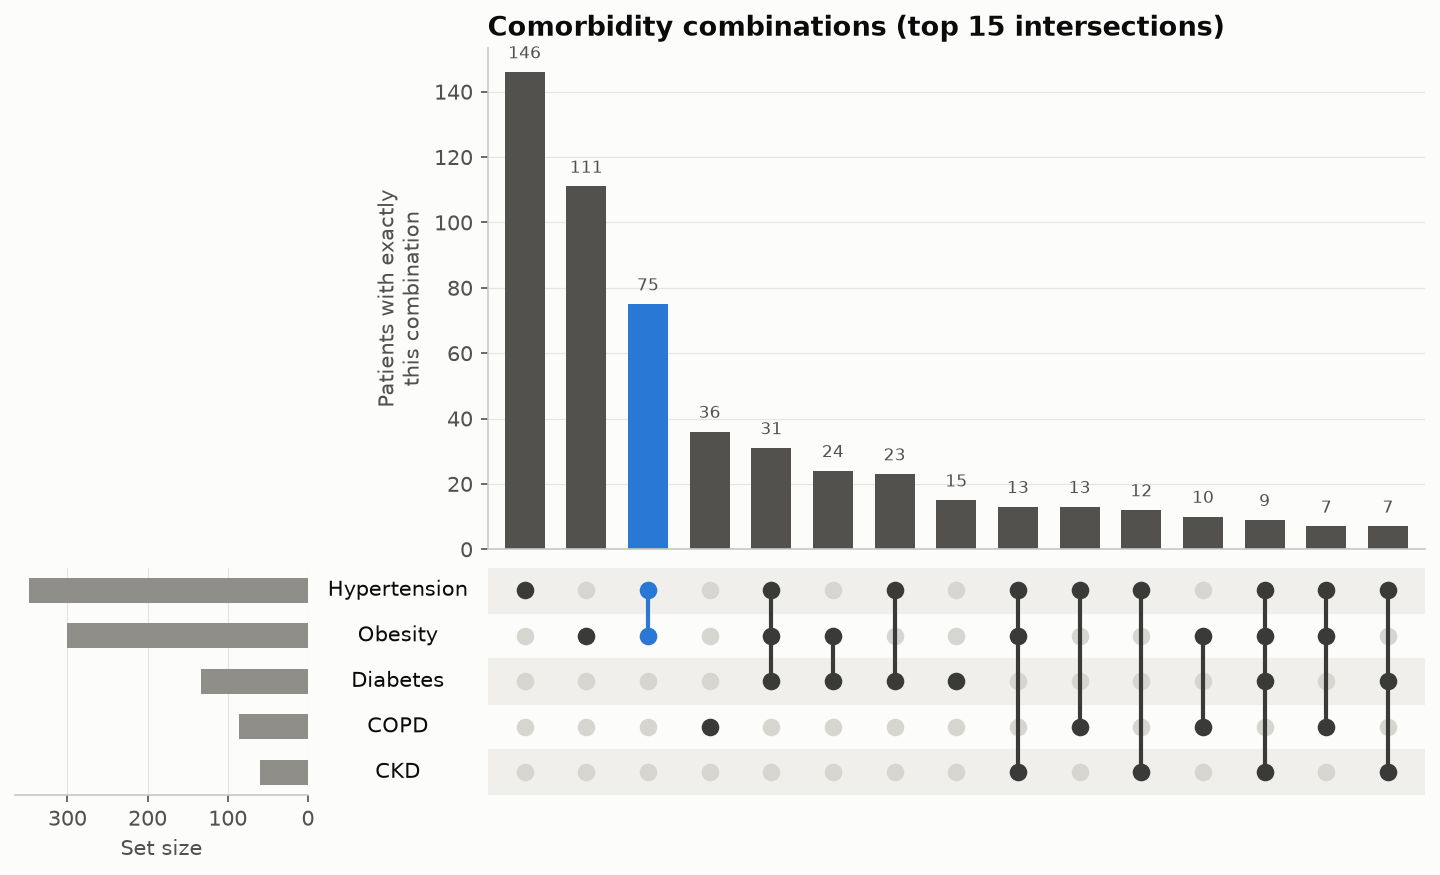

Source code (Python):
"""
UpSet Plot  -  family: Scientific & clinical

DESIGN PURPOSE
Shows how several sets overlap. A matrix of dots marks which sets make up each
intersection, and a bar above each column gives its size. It scales to many
sets where Venn and Euler diagrams become unreadable.

WHEN TO USE
  - Show the overlap of more than three sets (comorbidities, gene lists,
    mutation co-occurrence, survey multi-select answers)
  - Rank intersections by size to find the most common combinations
  - Compare exact intersection counts rather than reading shapes

AVOID WHEN
  - There are only two or three sets and the audience expects a Venn diagram
  - The number of non-empty intersections is huge (keep the top 15–25 and say
    so)

ALTERNATIVES
  - Venn diagram (2–3 sets)
  - Co-occurrence heatmap (pairwise overlaps only)

EXAMPLE
Comorbidity patterns among 1,000 synthetic patients across five conditions
(hypertension, diabetes, obesity, chronic kidney disease, COPD).

Run:  python upset_plot.py
"""
import sys
from pathlib import Path

import numpy as np
import pandas as pd
import matplotlib.pyplot as plt

# Library style: categorical colors in fixed order, recessive axes, hairline grid.
PALETTE = ["#2a78d6", "#eb6834", "#1baf7a", "#eda100",
           "#e87ba4", "#008300", "#6250d6", "#e34948"]
SEQ_CMAP = "Blues"      # sequential: one hue, light -> dark
DIV_CMAP = "RdBu_r"     # diverging: two opposite hues, neutral midpoint
GRAY = "#b8b7b1"        # de-emphasised marks
plt.rcParams.update({
    "figure.figsize": (8, 4.8), "figure.dpi": 110, "figure.facecolor": "#fcfcfb",
    "axes.facecolor": "#fcfcfb", "axes.edgecolor": "#c9c8c3", "axes.linewidth": 0.8,
    "axes.spines.top": False, "axes.spines.right": False,
    "axes.grid": True, "grid.color": "#e6e5e1", "grid.linewidth": 0.6, "axes.axisbelow": True,
    "axes.prop_cycle": plt.cycler(color=PALETTE),
    "axes.titlesize": 13, "axes.titleweight": "bold", "axes.titlelocation": "left",
    "axes.labelcolor": "#52514e", "xtick.color": "#52514e", "ytick.color": "#52514e",
    "text.color": "#0b0b0b", "font.size": 10, "lines.linewidth": 2,
    "legend.frameon": False,
})

# --- Example data ------------------------------------------------------------
rng = np.random.default_rng(21)
n = 1000
age = rng.uniform(30, 85, n)
obesity = rng.random(n) < 0.30
hypertension = rng.random(n) < 0.15 + 0.006 * (age - 30) + 0.15 * obesity
diabetes = rng.random(n) < 0.05 + 0.15 * obesity + 0.12 * hypertension
ckd = rng.random(n) < 0.02 + 0.10 * diabetes + 0.08 * hypertension
copd = rng.random(n) < 0.04 + 0.002 * (age - 30)
df = pd.DataFrame({"Hypertension": hypertension, "Diabetes": diabetes, "Obesity": obesity,
                   "CKD": ckd, "COPD": copd})
sets = list(df.columns)
combos = (df[df.any(axis=1)].value_counts().rename("count").reset_index()
          .sort_values("count", ascending=False).head(15).reset_index(drop=True))
combos

# --- Plot --------------------------------------------------------------------
set_sizes = df.sum().sort_values()
sets_order = list(set_sizes.index)               # bottom-to-top rows
n_sets, n_cols = len(sets_order), len(combos)
degree = combos[sets].sum(axis=1)
highlight = int(degree[degree >= 2].index[0]) if (degree >= 2).any() else 0   # largest multi-condition combo

fig = plt.figure(figsize=(10, 6))
gs = fig.add_gridspec(2, 3, width_ratios=[1, 0.55, 3.2], height_ratios=[2.2, 1], wspace=0.02, hspace=0.05)
ax_bar = fig.add_subplot(gs[0, 2])
ax_mat = fig.add_subplot(gs[1, 2], sharex=ax_bar)
ax_set = fig.add_subplot(gs[1, 0], sharey=ax_mat)
ax_lab = fig.add_subplot(gs[1, 1], sharey=ax_mat)

x = np.arange(n_cols)
colors = [PALETTE[0] if i == highlight else "#52514e" for i in x]
ax_bar.bar(x, combos["count"], color=colors, width=0.65)
for i, v in enumerate(combos["count"]):
    ax_bar.text(i, v + 3, str(v), ha="center", va="bottom", fontsize=8, color="#52514e")
ax_bar.set_ylabel("Patients with exactly\nthis combination")
ax_bar.tick_params(axis="x", bottom=False, labelbottom=False)
ax_bar.grid(axis="x", visible=False)
ax_bar.set_title("Comorbidity combinations (top 15 intersections)")

for r in range(n_sets):
    if r % 2 == 0:
        ax_mat.axhspan(r - 0.5, r + 0.5, color="#f0efeb", zorder=0)
for i, row in combos.iterrows():
    members = [sets_order.index(s) for s in sets if row[s]]
    col = PALETTE[0] if i == highlight else "#3a3a38"
    ax_mat.scatter([i] * n_sets, range(n_sets), s=55, color="#d6d5d0", zorder=2)
    ax_mat.scatter([i] * len(members), members, s=55, color=col, zorder=3)
    if len(members) > 1:
        ax_mat.plot([i, i], [min(members), max(members)], color=col, linewidth=2, zorder=2)
ax_mat.set_ylim(-0.5, n_sets - 0.5)
ax_mat.set_xlim(-0.6, n_cols - 0.4)
ax_mat.axis("off")

ax_set.barh(range(n_sets), set_sizes.values, color="#8f8e88", height=0.55)
ax_set.invert_xaxis()
ax_set.set_yticks([])
ax_set.set_xlabel("Set size")
ax_set.grid(axis="y", visible=False)
ax_set.spines["left"].set_visible(False)
ax_set.spines["right"].set_visible(False)
ax_lab.axis("off")
for r, name in enumerate(sets_order):
    ax_lab.text(0.5, r, name, ha="center", va="center", fontsize=10, color="#0b0b0b",
                transform=ax_lab.get_yaxis_transform())
fig.subplots_adjust(left=0.04, right=0.98, top=0.93, bottom=0.1)

# --- Save / show -------------------------------------------------------------
out = Path(__file__).with_name(Path(__file__).stem + ".png")
fig.savefig(out, dpi=150, bbox_inches="tight")
print(f"saved {out}")
if "--no-show" not in sys.argv:
    plt.show()
